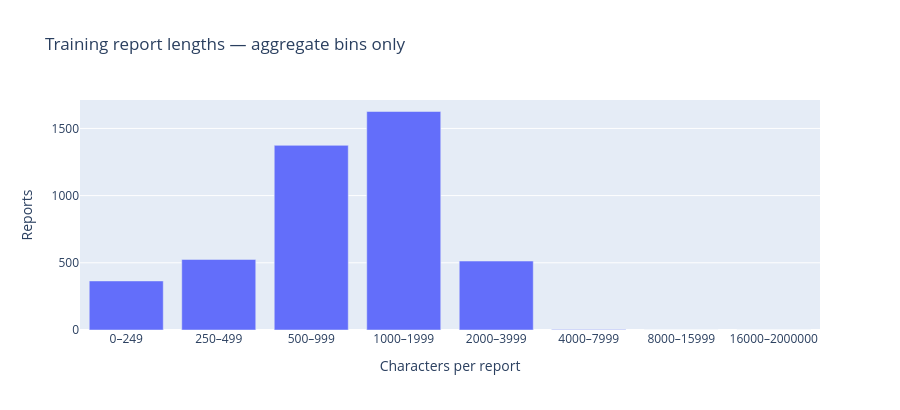

Notebook cell for this chart:
### Markdown cell above
## 3 · Report processing readiness
Report-length bins reveal processing requirements without exposing clinical text. Unicode-script presence indicates character-system coverage only: it is **not language identification**. A report may contain multiple scripts, so script counts can sum to more than the number of reports. Normalized duplicate text is a quality flag, not proof of shared patient identity.

### Code cell
lengths = pd.read_csv(RUN / "report_length_histogram.csv")
fig = px.bar(lengths, x="character_range", y="reports", title="Training report lengths — aggregate bins only")
fig.update_layout(xaxis_title="Characters per report", yaxis_title="Reports", height=410)
fig.show(renderer="plotly_mimetype")

### Figure 1 — Plotly figure (JSON) as saved in the notebook; plotly's stock layout.template omitted (floating-point values rounded to 4 significant figures)
{"data": [{"hovertemplate": "character_range=%{x}<br>reports=%{y}<extra></extra>", "legendgroup": "", "marker": {"color": "#636efa", "pattern": {"shape": ""}}, "name": "", "orientation": "v", "showlegend": false, "textposition": "auto", "type": "bar", "x": ["0–249", "250–499", "500–999", "1000–1999", "2000–3999", "4000–7999", "8000–15999", "16000–2000000"], "xaxis": "x", "y": [365, 525, 1374, 1626, 513, 4, 0, 0], "yaxis": "y"}], "layout": {"barmode": "relative", "height": 410, "legend": {"tracegroupgap": 0}, "title": {"text": "Training report lengths — aggregate bins only"}, "xaxis": {"anchor": "y", "domain": [0, 1], "title": {"text": "Characters per report"}}, "yaxis": {"anchor": "x", "domain": [0, 1], "title": {"text": "Reports"}}}}
